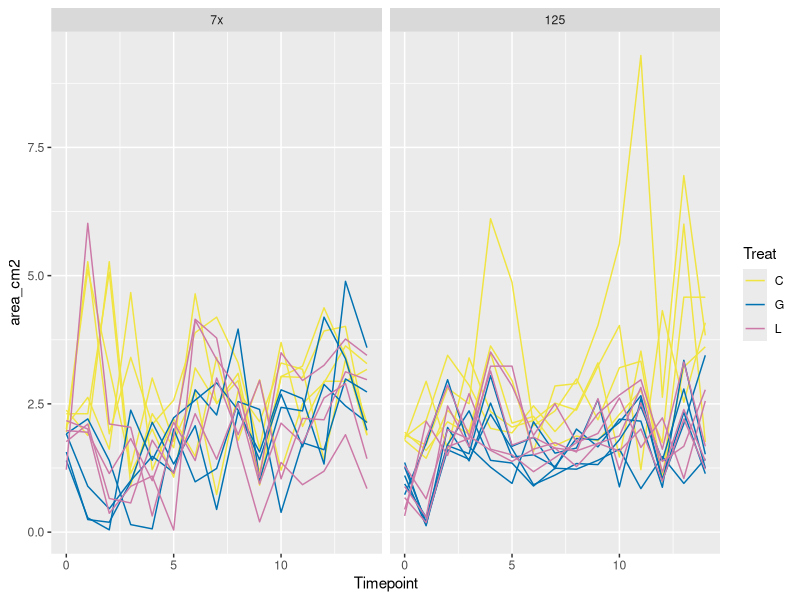
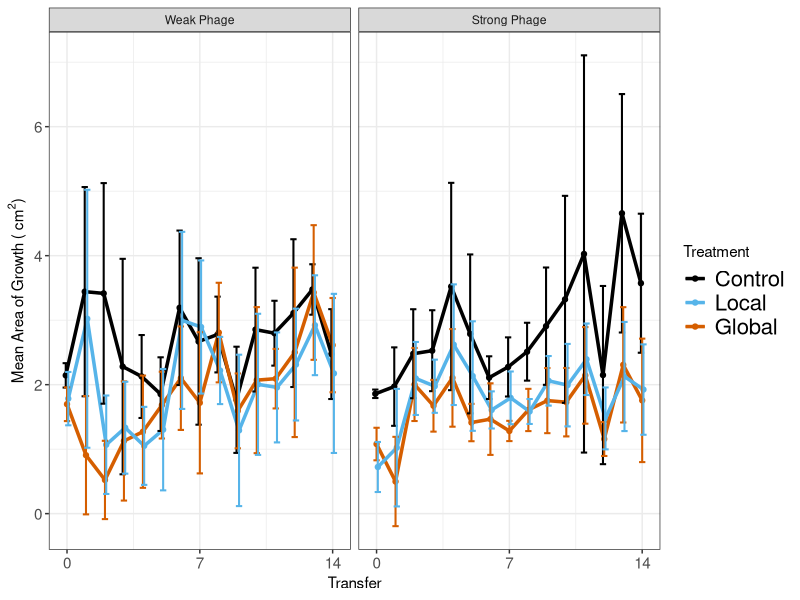
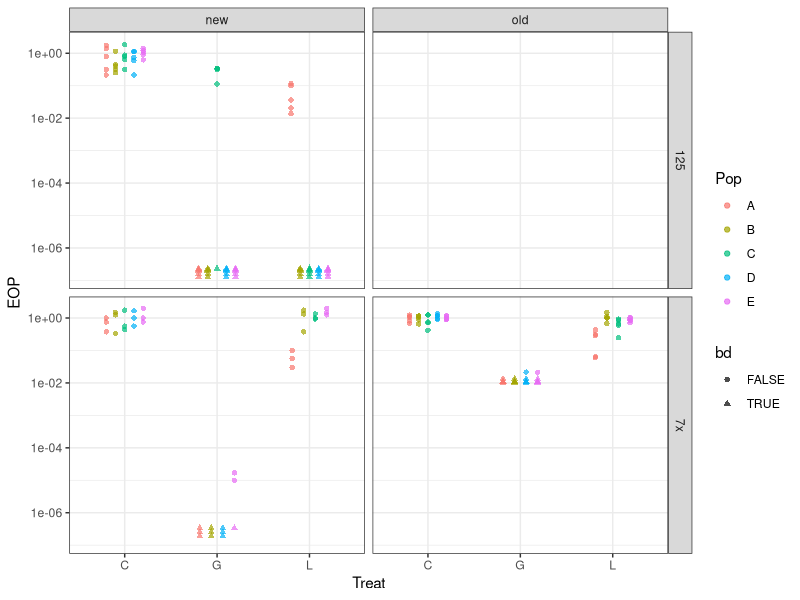
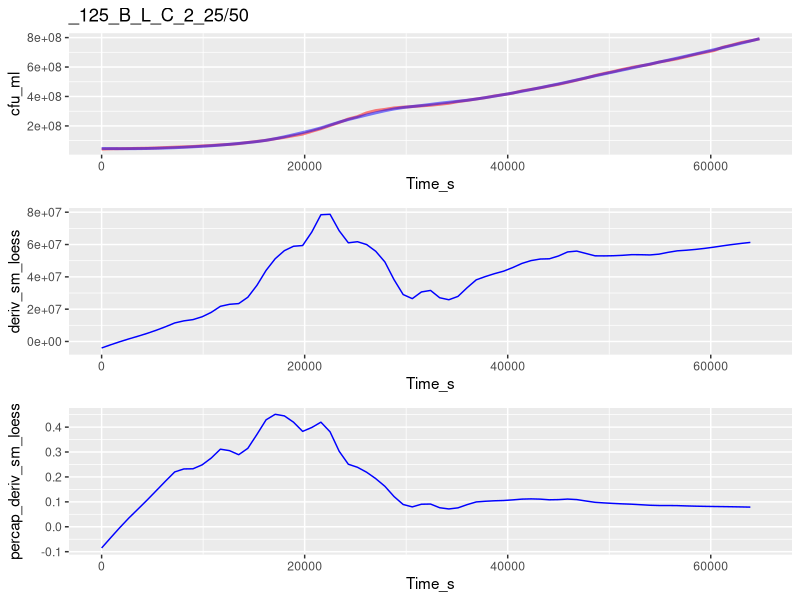
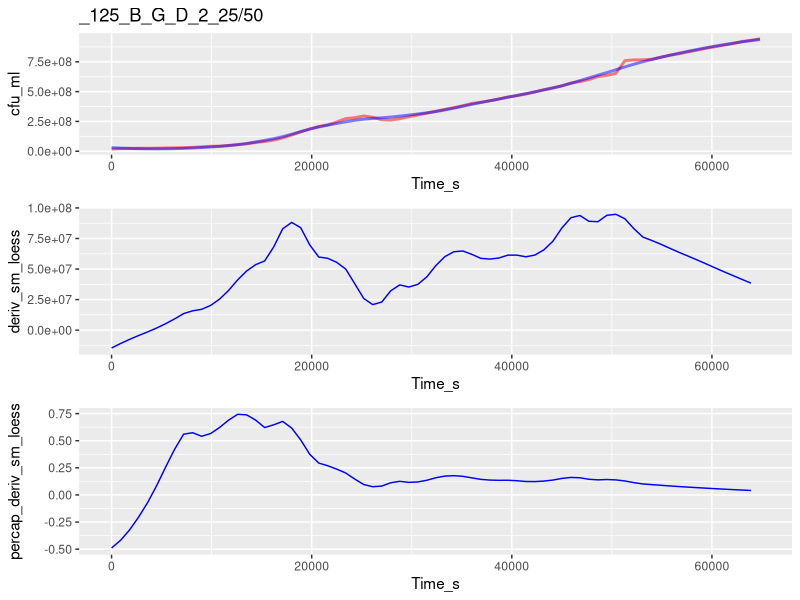
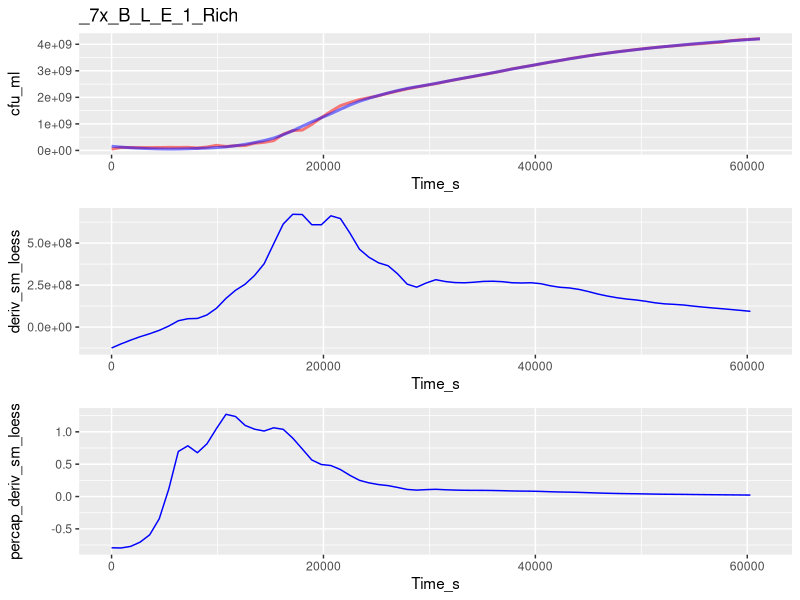
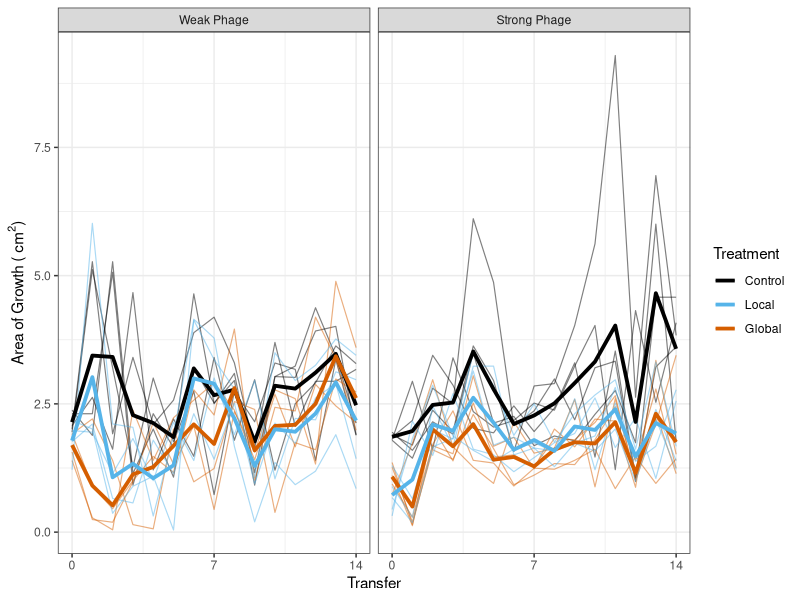
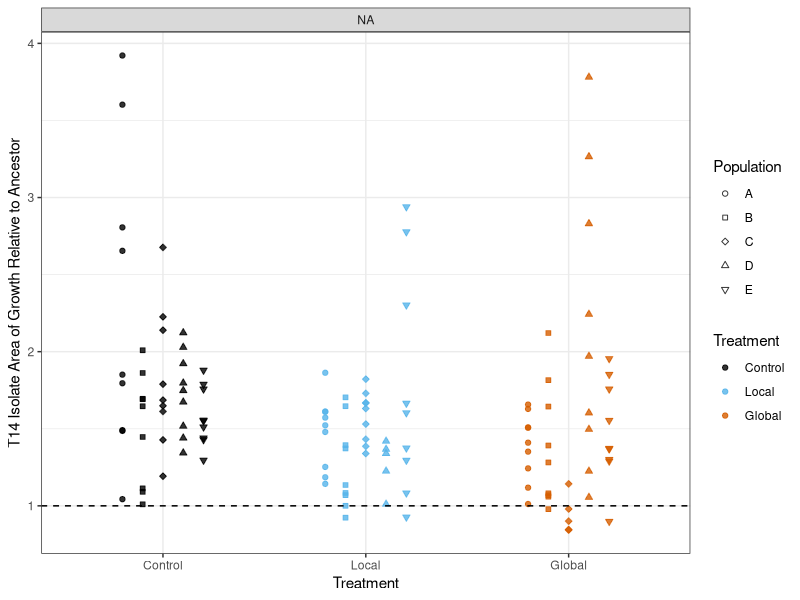

Reproduce these figures in R, in order. (Note: this script raises an error after producing the figures.)
##TODO: 
##      migration stats
##      growth curve analysis
##      growth curve stats
##      

library("ggplot2")
library("dplyr")
library("data.table")
library("MASS")

#Okabe and Ito 2008 colorblind-safe qualitative color scale
my_cols <- c("#E69F00", "#56B4E9", "#009E73", "#F0E442", "#0072B2",
             "#D55E00", "#CC79A7", "#000000")

#Need to split this into 2 scripts: one to take the messy data
# (e.g. isolate information in underscore formats, etc)
#and get it cleaned up, then output those clean data
#And another to take the clean data & analyze it
#Then put the messy data in one folder and the clean data in another folder
#Along with the separate scripts
#So when it's published, can just tell people to re-run the clean data script

#need to make Rep vs Pop consistent
#redo all analysis using dplyr
#redo analysis using vectorization
#include std curve for spec in this code (it may alread be there???)
#Do a scripted analysis of how much to smoothe gc data (not manually checking)
# #to be done later:
# #define function to get means of rates
# mean_rates <- function(sub_by_list, my_data)
# analyze additional plate scans
#change resistance to be by treat then by pop
#Change growth rate for ancestor to dotted line

##Experimental evolution migration ----
exper_evol_migr <- read.csv("./Clean_Data/Experimental_evolution_growth.csv")

#Reorder so weak phage is first
exper_evol_migr$Proj <- factor(exper_evol_migr$Proj,
                               levels = c("7x", "125"))

#Drop points after T14
exper_evol_migr <- exper_evol_migr[exper_evol_migr$Timepoint <= 14, ]

#Calculate total area
exper_evol_migr$area_cm2 <- pi*exper_evol_migr$Width_cm/2*exper_evol_migr$Height_cm/2

#Make plot with all pops shown
ggplot(data = exper_evol_migr,
       aes(x = Timepoint, y = area_cm2, group = paste(Treat, Pop),
           color = Treat)) +
  geom_line() +
  scale_color_manual(values = my_cols[c(4, 5, 7)]) +
  facet_grid(~Proj)

#Summarize
exper_evol_migr <- group_by(exper_evol_migr, Proj, Treat, Timepoint)
exper_evol_summ <- summarize(exper_evol_migr,
                             area_mean = mean(area_cm2),
                             area_sd = sd(area_cm2),
                             area_n = n())

#Make plot of summarized data
my_facet_labels <- c("7x" = "Weak Phage", "125" = "Strong Phage")

ggplot(data = exper_evol_summ, aes(x = Timepoint, y = area_mean,
                                   color = Treat)) +
  geom_point(position = position_dodge(0.2)) + 
  geom_line(size = 1.2, position = position_dodge(0.2)) +
  theme_bw() +
  theme(axis.text.y = element_text(size = 11), axis.text.x = element_text(size = 11),
        legend.text = element_text(size = 16)) +
  facet_grid(~Proj, labeller = labeller(Proj = my_facet_labels)) +
  geom_errorbar(aes(ymax = area_mean+area_sd, ymin = area_mean-area_sd),
                width=1, size = .7, position=position_dodge(0.2)) +
  labs(x = "Transfer", 
       y = expression(paste("Mean Area of Growth ( ", cm^2, ")"))) + 
  scale_color_manual(name = "Treatment", breaks = c("C", "L", "G"),
                  labels = c("Control", "Local", "Global"),
                  values = my_cols[c(8, 2, 6)]) +
  scale_x_continuous(breaks = c(0, 7, 14)) +
  NULL

#Make plot with both summarized and non-summarized data

tiff("./Output_figures/Exper_evol_migr.tiff",
     width = 7, height = 4, units = "in", res = 300)
ggplot(data = exper_evol_migr,
               aes(x = Timepoint, y = area_cm2, group = paste(Treat, Pop),
                   color = Treat)) +
         geom_line(alpha = 0.5, lwd = .4) +
         facet_grid(~Proj, labeller = labeller(Proj = my_facet_labels)) +
  theme_bw() +
  geom_line(data = exper_evol_summ,
            aes(x = Timepoint, y = area_mean, color = Treat,
                group = Treat),
            size = 1.3) +
  labs(x = "Transfer", 
       y = expression(paste("Area of Growth ( ", cm^2, ")"))) + 
  scale_color_manual(name = "Treatment", breaks = c("C", "L", "G"),
                     labels = c("Control", "Local", "Global"),
                     values = my_cols[c(8, 2, 6)]) +
  scale_x_continuous(breaks = c(0, 7, 14)) +
  NULL
dev.off()

##Isolate migration ----
isol_migration <- read.csv("./Clean_Data/Isolate_migration.csv")

#Reorder so weak phage is first
isol_migration$Proj <- factor(isol_migration$Proj,
                              levels = c("7x", "125"))

#Calculate total area
isol_migration$area_cm2 <- pi*isol_migration$Width_cm/2*isol_migration$Height_cm/2

#Calculate total area relative to same-day ancestor
ancestors <- isol_migration[isol_migration$Isol == "Anc", ]
isol_migration$relative_area <-
  isol_migration$area_cm2/ancestors$area_cm2[
    match(as.Date(isol_migration$end_timestamp),
          as.Date(ancestors$end_timestamp))]

#Plot data
my_facet_labels <- c("7x" = "Weak Phage", 
                     "125" = "Strong Phage",
                     "C" = "Control", "G" = "Global", "L" = "Local",
                     "A" = "WT")

tiff("./Output_figures/Isol_migration.tiff",
     width = 6, height = 4, units = "in", res = 300)
ggplot(isol_migration[isol_migration$Isol != "Anc", ], 
       aes(x = Treat, y = relative_area, color = Treat, fill = Treat,
           shape = Pop, group = Pop)) +
  geom_point(position = position_dodge(0.5), alpha = 0.8) +
  facet_grid(~Proj, labeller = labeller(Proj = my_facet_labels)) +
  theme_bw() + 
  labs(y = "T14 Isolate Area of Growth Relative to Ancestor",
       x = "Treatment") +
  geom_hline(yintercept = 1, lty = 2) +
  scale_x_discrete(limits = c("C", "L", "G"),
                   labels = c("Control", "Local", "Global")) +
  scale_color_manual(name = "Treatment", breaks = c("C", "L", "G"),
                     labels = c("Control", "Local", "Global"),
                     values = my_cols[c(8, 2, 6)]) +
  scale_fill_manual(name = "Treatment", breaks = c("C", "L", "G"),
                    labels = c("Control", "Local", "Global"),
                    values = my_cols[c(8, 2, 6)]) +
  scale_shape_manual(name = "Population", breaks = LETTERS[1:5],
                     labels = LETTERS[1:5],
                     values = 21:25) +
  NULL
dev.off()

## Isolate resistance ----
resis_data <- read.csv("./Clean_Data/Isolate_resistance.csv",
                       stringsAsFactors = F)

#calculate EOP for ea isol
resis_data$EOP <- NA
resis_data$bd <- F
#First Handle below-detection points
my_rows <- which(resis_data$PFU == 0)
resis_data$pfu_ml[my_rows] <- 1*resis_data$dilution[my_rows]
resis_data$bd[my_rows] <- T
#Then calculate all EOPs
for (i in 1:nrow(resis_data)) {
  my_sub <- subset(resis_data, resis_data$Date == resis_data$Date[i])
  resis_data$EOP[i] <- resis_data$pfu_ml[i]/
    mean(my_sub[my_sub$Treat == "Anc",]$pfu_ml)
}

#Add flag for old vs new approach
resis_data$approach <- NA
resis_data$approach[1:70] <- "old"
resis_data$approach[71:nrow(resis_data)] <- "new"

ggplot(resis_data[resis_data$Treat != "Anc", ], 
       aes(x = Treat, y = EOP, color = Pop,
           shape = bd, group = Pop)) +
  facet_grid(Proj~approach) +
  geom_point(position = position_dodge(width = 0.5),
             alpha = 0.7) +
  scale_y_continuous(trans = "log10") +
  theme_bw()

eop_limit <- max(resis_data$EOP[resis_data$bd &
                                  resis_data$approach == "new"])

tiff("./Output_figures/Isol_resis.tiff", width = 6, height = 4,
     units = "in", res = 300)
ggplot(resis_data[resis_data$Treat != "Anc" &
                    resis_data$approach == "new", ],
       aes(x = Treat, y = EOP, color = Treat, fill = Treat,
           shape = Pop, group = Pop)) +
  facet_grid(~Proj, labeller = labeller(Proj = my_facet_labels)) +
  geom_point(position = position_dodge(width = 0.6),
             alpha = 0.8) +
  scale_y_continuous(trans = "log10") +
  theme_bw() +
  geom_hline(yintercept = 1, lty = 2) +
  geom_hline(yintercept = eop_limit, lty = 3, lwd = 1.15) +
  scale_x_discrete(limits = c("C", "L", "G"),
                   labels = c("Control", "Local", "Global")) +
  scale_color_manual(name = "Treatment", breaks = c("C", "L", "G"),
                     labels = c("Control", "Local", "Global"),
                     values = my_cols[c(8, 2, 6)]) +
  scale_fill_manual(name = "Treatment", breaks = c("C", "L", "G"),
                     labels = c("Control", "Local", "Global"),
                     values = my_cols[c(8, 2, 6)]) +
  scale_shape_manual(name = "Population", breaks = LETTERS[1:5],
                     labels = LETTERS[1:5],
                     values = 21:25) +
  labs(x = "Treatment", y = "Efficiency of Plaquing of T14 Isolate") +
  NULL
dev.off()

# #For local viewing
# ggplot(resis_data[resis_data$Treat != "A", ], aes(x = Treat, y = 1-EOP)) +
#   scale_x_discrete(name = "Treatment") +
#   ylab("Resistance to Phage") +
#   facet_grid(Proj~Pop, labeller = labeller(Proj = my_facet_labels)) +
#   geom_dotplot(binaxis = "y", stackdir = "center", binwidth = 0.01, 
#                dotsize = 3) +
#   # geom_jitter(width = 0.2, height = 0, size = 2) +
#   theme_bw() + ggtitle("Population") +
#   theme(plot.title = element_text(size = 12, hjust = 0.5), 
#         axis.title = element_text(size = 12),
#         axis.text.x = element_text(color = "black", size = 12)) +
#   geom_hline(yintercept = 0, linetype = "dotted", size = 1.5)
# 
# #For poster
# png("resis_isols.png", width = 14, height = 9, units = "in", res = 300)
# ggplot(resis_data[resis_data$Treat != "A", ], aes(x = Treat, y = 1-EOP)) +
#   scale_x_discrete(name = "Treatment") +
#   ylab("Resistance to Phage") +
#   facet_grid(Proj~Pop, labeller = labeller(Proj = my_facet_labels)) +
#   geom_dotplot(binaxis = "y", stackdir = "center", binwidth = 0.02, 
#                dotsize = 2) +
#   theme_bw() + ggtitle("Population") +
#   theme(plot.title = element_text(size = 24, hjust = 0.5), 
#         axis.title = element_text(size = 24),
#         axis.text = element_text(color = "black", size = 20),
#         strip.text = element_text(size = 24)) +
#   geom_hline(yintercept = 0, linetype = "dotted", size = 1.5)
# dev.off()
# 
# #resistance vs growth
# gc_resis_data <- merge(resis_data, gc_mppti)
# gc_resis_mppt <- group_by(gc_resis_data, Media, Proj, Pop, Treat)
# gc_resis_mppt <- summarize(gc_resis_mppt, avg_eop = mean(EOP),
#                            avg_gr = mean(gr_max_avg))
# 
# #Make plot of all isolates
# ggplot(gc_resis_data, aes(x = 1-EOP, y = gr_max_avg)) +
#   geom_point() + 
#   facet_grid(Media~., labeller = labeller(Media = my_facet_labels)) +
#   geom_smooth(method = "lm") +
#   labs(x = "Resistance", y = "Per Capita Growth Rate (/hour)")
# 
# summary(lm(gr_max_avg~Media*EOP, data = gc_resis_data))
# 
# #Make plot of all pops
# #For local viewing
# ggplot(gc_resis_mppt, aes(x = 1-avg_eop, y = avg_gr)) +
#   geom_point(size = 2, aes(pch = Treat)) + 
#   scale_shape_manual(values = c(3, 15, 16, 17), name = "Treatment",
#                      breaks = c("A", "C", "G", "L"),
#                      labels = c("WT", "Control", "Global", "Local")) +
#   facet_grid(Media~Proj, labeller = labeller(Media = my_facet_labels,
#                                              Proj = my_facet_labels)) +
#   geom_smooth(method = "lm") +
#   labs(x = "Resistance", y = "Average Per Capita Growth Rate (/hour)") +
#   theme_bw()
# 
# #For poster
# png("resis_gc_tradeoff.png", width = 10, height = 7, units = "in",
#     res = 300)
# ggplot(gc_resis_mppt, aes(x = 1-avg_eop, y = avg_gr)) +
#   geom_point(size = 4, aes(pch = Treat)) + 
#   scale_shape_manual(values = c(3, 15, 16, 17), name = "Treatment",
#                      breaks = c("A", "C", "G", "L"),
#                      labels = c("WT", "Control", "Global", "Local")) +
#   facet_grid(Proj~Media, labeller = labeller(Media = my_facet_labels,
#                                              Proj = my_facet_labels)) +
#   geom_smooth(method = "lm", se = F) +
#   labs(x = "Resistance", y = "Average Maximum Per Capita Growth Rate (/hr)") +
#   theme_bw() +
#   theme(axis.text = element_text(size = 16),
#         strip.text = element_text(size = 20),
#         axis.title = element_text(size = 20),
#         legend.title = element_text(size = 20),
#         legend.text = element_text(size = 16))
# dev.off()
# 
# summary(lm(avg_gr~avg_eop*Media, data = gc_resis_mppt))
# 


##Isolate growth curves: read & find peaks ----

#Read data
gc_data <- read.csv("./Clean_Data/Isolate_growth_curves.csv",
                    header = T, stringsAsFactors = F)

#For ease of downstream analysis, for now we'll recode the media
# into simply "Original" and "Rich"
# Keeping in mind that for each project, "Orig" and "Rich" mean different
# medias
gc_data$Media[gc_data$Media == "50"] <- "Orig"
gc_data$Media[gc_data$Media == "100"] <- "Rich"
gc_data$Media[gc_data$Media == "25-50"] <- "Orig"
gc_data$Media[gc_data$Media == "50-100"] <- "Rich"

#Make unique well identifiers
gc_data$uniq_well <- paste(gc_data$Date,
                           gc_data$Proj,
                           gc_data$Pop,
                           gc_data$Treat,
                           gc_data$Isol,
                           gc_data$Rep_Well,
                           gc_data$Media,
                           sep = "_")

#reorder
gc_data <- gc_data[order(gc_data$uniq_well, gc_data$Time_s), ]

#Define function that calculates derivatives
calc_deriv <- function(density, percapita = FALSE,
                          subset_by = NULL, time = NULL,
                          time_normalize = NULL) {
  #Note! density values must be sorted sequentially into their unique sets already
  
  #Provided a vector of density values, this function returns (by default) the
  # difference between sequential values
  #if percapita = TRUE, the differences of density are divided by density
  #if subset_by is provided, it should be a vector (same length as density),
  # the unique values of which will separate calculations
  #if time_normalize is specified, time should be provided as a simple 
  # numeric (e.g. number of seconds) in some unit
  #Then the difference will be normalized for the time_normalize value
  #(e.g. if time is provided in seconds and the difference per hour is wanted,
  # time_normalize should = 3600)
  
  #Check inputs
  if (!is.numeric(time)) {
    stop("time is not numeric")
  }
  if (!is.null(time_normalize)) {
    if (!is.numeric(time_normalize)) {
      stop("time_normalize is not numeric")
    } else if (is.null(time)) {
      stop("time_normalize is specified, but time is not provided")
    }
  }
  
  #Calc derivative
  ans <- c(density[2:length(density)]-density[1:(length(density)-1)])
  #Percapita (if specified)
  if (percapita) {
    ans <- ans/density[1:(length(density)-1)]
  }
  #Time normalize (if specified)
  if (!is.null(time_normalize)) {
    ans <- ans/
      (c(time[2:length(time)]-time[1:(length(time)-1)])/time_normalize)
  }
  #Subset by (if specified)
  if (!is.null(subset_by)) {
    ans[subset_by[2:length(subset_by)] != subset_by[1:(length(subset_by)-1)]] <- NA
  }
  return(c(ans, NA))
}

#Smooth data
gc_data$sm_loess <- NA
for (my_well in unique(gc_data$uniq_well)) {
  my_rows <- which(gc_data$uniq_well == my_well)
  #Smooth with loess
  gc_data$sm_loess[my_rows] <- loess(cfu_ml ~ Time_s, span = 0.4,
                                             data = gc_data[my_rows, ])$fitted
}

#Calculate growth per hour from loess curve
gc_data$deriv_sm_loess <- calc_deriv(gc_data$sm_loess,
                                     subset_by = gc_data$uniq_well,
                                     time = gc_data$Time_s,
                                     time_normalize = 3600)

#Calculate per capita growth per hour from loess curve
gc_data$percap_deriv_sm_loess <- calc_deriv(gc_data$sm_loess,
                                            percapita = TRUE,
                                            subset_by = gc_data$uniq_well,
                                            time = gc_data$Time_s,
                                            time_normalize = 3600)
  

#Calculate per capita growth per hour from original curve
# (for visual comparison)
# gc_data$percap_deriv_cfu <- calc_deriv(gc_data$cfu_ml,
#                                        percapita = TRUE,
#                                        subset_by = gc_data$uniq_well,
#                                        time = gc_data$Time_s,
#                                        time_normalize = 3600)

#View samples of original & smoothed curves
# as well as derivatives (per cap & not) of both orig and smoothed curves
for (my_well in sample(unique(gc_data$uniq_well), 3)) {
  my_rows <- which(gc_data$uniq_well == my_well)
  
  print(cowplot::plot_grid(
    ggplot(data = gc_data[my_rows, ],
           aes(x = Time_s, y = cfu_ml)) +
      geom_line(color = "red", lwd = 1, alpha = 0.5) +
      geom_line(aes(x = Time_s, y = sm_loess),
                color = "blue", lwd = 1, alpha = 0.5) +
      ggtitle(gc_data[my_rows[1], "uniq_well"]) +
      #geom_hline(yintercept = 383404890) +
      NULL,
    ggplot(data = gc_data[my_rows, ],
           aes(x = Time_s, y = deriv_sm_loess)) +
      geom_line(color = "blue") +
      NULL,
    ggplot(data = gc_data[my_rows, ],
           aes(x = Time_s, y = percap_deriv_sm_loess)) +
      geom_line(color = "blue") +
      # geom_line(aes(x = Time_s, y = percap_deriv_cfu),
      #           color = "red") +
      NULL,
    ncol = 1, align = "v"))
}

find_local_extrema <- function(values, 
                               return_maxima = TRUE,
                               return_minima = TRUE,
                               width_limit = NULL,
                               height_limit = NULL,
                               remove_endpoints = TRUE,
                               na.rm = FALSE) {
  #Takes a vector of values and returns a vector of the indices
  # of all local value extrema (by default, returns both maxima and minima)
  # To only return maxima or minima, change return_maxima/return_minima to FALSE

  #width_limit and/or height_limit must be provided
  #Width is how wide the window will be to look for a maxima/minima
  # Narrower width will be more sensitive to narrow local maxima/minima
  # Wider width will be less sensitive to narrow local maxima/minima
  #Height is how high or low a single step is allowed to take
  # e.g. a maxima-finding function will not pass a valley deeper
  # than height_limit
  #Note that this also limits approaches to extrema, so if set too small
  # function may converge on non-peaks
  #If both width_limit and height_limit are provided, steps are limited
  # conservatively (a single step must meet both criteria)
  
  #This function is designed to be compatible with dplyr::group_by and summarize
  
  #Check inputs
  if (!return_maxima & !return_minima) {
    stop("Both return_maxima and return_minima are FALSE, at least one must be TRUE")
  }
  if (is.null(width_limit) & is.null(height_limit)) {
    stop("Either width_limit or height_limit must be provided")
  }
  if (!is.null(width_limit)) {
    if (width_limit%%2 == 0) {
      warning("width_limit must be odd, will use ", width_limit-1, " as width_limit")
      width_limit <- width_limit - 1
    }
  }
  if (is.null(width_limit) & !is.null(height_limit)) {
    warning("height_limit alone tends to be sensitive to height_limit parameter, use with caution")
  }
  if (na.rm == TRUE & sum(is.na(values)) > 0) {
    if (!all(is.na(values[(1+length(values)-sum(is.na(values))):length(values)]))) {
      warning("Removing NAs found within values vector, returned indices will refer to non-NA values")
      print(values)
    }
    values <- values[!is.na(values)]
  } else if(any(is.na(values))) {
    stop("Some provided values are NA and na.rm = FALSE")
  }
  
  #Define sub-function to find limits of the window
  get_window_limits <- function(cnt_pos,
                                width_limit = NULL,
                                height_limit = NULL,
                                looking_for = c("minima", "maxima"),
                                values = NULL) {
    #Check inputs
    if (length(looking_for) > 1) {stop("looking_for must be specified")}
    if (!is.null(height_limit) & is.null(values)) {
        stop("height_limit is specified, but no values are provided")
    }
    if (is.null(width_limit) & is.null(height_limit)) {
      stop("Either width_limit or height_limit must be provided")
    }
    
    #Define window limits
    window_start <- c(NA, NA)
    if (!is.null(width_limit)) { #using width limit
      window_start[1] <- max(c(1, cnt_pos-floor(width_limit/2)))
    }
    if (!is.null(height_limit)) { #using height limig
      #For startpoint height, we want the latest point that is
      #behind of our current point and
      #either:
      # below current height - height limit
      # or above current height + height limit
      #Then we move one place forward 
      # (so it's the last value w/in height limit)
        window_start[2] <- max(c(1,
                                 1+which(1:length(values) < cnt_pos &
                                         (values >= (values[cnt_pos] + height_limit) |
                                            values <= (values[cnt_pos] - height_limit)))))
        #Make sure we're going at least 1 point backwards
        if(window_start[2] >= cnt_pos) {window_start[2] <- cnt_pos-1}
    }
    window_end <- c(NA, NA)
    if (!is.null(width_limit)) { #using width limit
      window_end[1] <- min(c(length(values), cnt_pos+floor(width_limit/2)))
    }
    if (!is.null(height_limit)) { #using height limit
        #For endpoint height, we want the earliest point that is
        #forward of our current point and
        #either:
        # below current height - height limit
        # or above current height + height limit
        #Then we move one place back 
        # (so it's the last value w/in height limit)
        window_end[2] <- min(c(length(values),
                               -1+which(1:length(values) > cnt_pos & #not backwards
                                    (values <= (values[cnt_pos] - height_limit) |
                                      values >= (values[cnt_pos] + height_limit)))))
        #Make sure we're going at least one point forwards
        if (window_end[2] <= cnt_pos) {window_end[2] <- cnt_pos+1}
    }
    return(c(max(window_start, na.rm = T), min(window_end, na.rm = T)))
  }
  
  find_next_extrema <- function(cnt_pos, values,
                        width_limit = NULL,
                        height_limit = NULL,
                        looking_for = c("minima", "maxima")) {
    if (cnt_pos == length(values)) {best_pos <- cnt_pos-1
    } else {best_pos <- cnt_pos+1}
    
    #Save the starting position so we never go backwards
    start_pos <- cnt_pos
    
    ##Looking for next maxima
    if(looking_for == "maxima") {
      while (cnt_pos != best_pos) {
        #Move the previous best pointer to current pointer location
        best_pos <- cnt_pos
        #Get next window limits
        window_lims <- get_window_limits(cnt_pos = cnt_pos,
                                         width_limit = width_limit,
                                         height_limit = height_limit,
                                         looking_for = "maxima",
                                         values = values)
        #Make sure we're not going backwards
        window_lims <- c(max(start_pos, window_lims[1]),
                         max(start_pos, window_lims[2]))
        #Then move current pointer to highest point within window
        # (making sure not to check non-integer indices, or indices below 1 or
        #  higher than the length of the vector)
        cnt_pos <- window_lims[1]-1+which.max(values[window_lims[1]:window_lims[2]])
      }
    ##Looking for next minima
    } else if (looking_for == "minima") {
      while (cnt_pos != best_pos) {
        #Move the previous best pointer to current pointer location
        best_pos <- cnt_pos
        #Get next window limits
        window_lims <- get_window_limits(cnt_pos = cnt_pos,
                                         width_limit = width_limit,
                                         height_limit = height_limit,
                                         looking_for = "minima",
                                         values = values)
        #Make sure we're not going backwards
        window_lims <- c(max(start_pos, window_lims[1]),
                         max(start_pos, window_lims[2]))
        #Then move current pointer to lowest point within window
        # (making sure not to check non-integer indices, or indices below 1 or
        #  higher than the length of the vector)
        cnt_pos <- window_lims[1]-1+which.min(values[window_lims[1]:window_lims[2]])
      }
    }
    return(best_pos)
  }
  
  cnt_pos <- 1
  ##Find first maxima
  maxima_list <- c(find_next_extrema(cnt_pos, values,
                                     width_limit = width_limit,
                                     height_limit = height_limit,
                                     looking_for = "maxima"))
  ##Find first minima
  minima_list <- c(find_next_extrema(cnt_pos, values,
                                     width_limit = width_limit,
                                     height_limit = height_limit,
                                     looking_for = "minima"))
  
  ##Check for next extrema until...
  while (TRUE) {
    #we're finding repeats
    if (any(duplicated(c(minima_list, maxima_list)))) {break}
    #or we hit the end of the values
    if (length(values) %in% c(maxima_list, minima_list)) {
      break
    }
    #Since maxima & minima must alternate, always start with furthest one 
    # we've found so far
    cnt_pos <- max(c(minima_list, maxima_list))
    #we're looking for a maxima next
    if (cnt_pos %in% minima_list) {
      maxima_list <- c(maxima_list,
                       find_next_extrema(cnt_pos, values,
                                         width_limit = width_limit,
                                         height_limit = height_limit,
                                         looking_for = "maxima"))
      #we're looking for a minima next
    } else if (cnt_pos %in% maxima_list) {
      minima_list <- c(minima_list,
                       find_next_extrema(cnt_pos, values,
                                         width_limit = width_limit,
                                         height_limit = height_limit,
                                         looking_for = "minima"))
    }
  }
  
  #Combine maxima & minima values & remove duplicates
  output <- c()
  if (return_maxima) {output <- c(output, maxima_list)}
  if (return_minima) {output <- c(output, minima_list)}
  #If remove endpoints is true, remove first or last values from return
  if (remove_endpoints) {
    if (1 %in% output) {output <- output[-which(output == 1)]}
    if (length(values) %in% output) {
      output <- output[-which(output == length(values))]}
  }
  #Remove duplicates
  output <- unique(output)
  #Order
  output <- output[order(output)]
  
  return(output)
}

#Group data by unique wells
gc_data <- group_by(gc_data, Date, Proj, Pop, Treat, Isol, Rep_Well, Media,
                    uniq_well)

# at max percap growth rate, find:
#     per capita growth rate (r)
#     density
#     time since some low density (lag time)
# at first local minima of non-percap growth rate after max growth rate 
#   (pseudo carrying capacity)
#   at pseudo K, find:
#     density (carrying capacity)
#     time since max percap growth rate
#     time since low density

#Define the window widths (sensitivity) for local extrema search
first_min_time <- 7200
max_percap_time <- 21600
max_gr_rate_time <- 10800
pseudo_K_time <- 7200

#Summarize data
gc_summarized <- summarize(gc_data,
  #Find the first minima in total density
   first_min_index = find_local_extrema(sm_loess,
                                        return_maxima = FALSE,
                                        width_limit = (first_min_time/
                                                         (Time_s[2]-Time_s[1])) + 1,
                                        na.rm = T,
                                        remove_endpoints = FALSE)[1],
   first_min = sm_loess[first_min_index],
   first_min_time = Time_s[first_min_index],
  #find peaks in per capita growth rate
  # but for one well we need a different criteria (see end)
  max_percap_index = ifelse(all(uniq_well != "2017-E_7x_B_C_E_1_50"),
    #first find all peaks
   find_local_extrema(percap_deriv_sm_loess,
                                        return_minima = FALSE,
                                        width_limit = (max_percap_time/
                                                         (Time_s[2]-Time_s[1])) + 1,
                                        na.rm = T,
                                        remove_endpoints = F)[
     #But save/use the first one that follows the minimum density
     match(TRUE, find_local_extrema(percap_deriv_sm_loess,
                                    return_minima = FALSE,
                                    width_limit = (max_percap_time/
                                                     (Time_s[2]-Time_s[1])) + 1,
                                    na.rm = T,
                                    remove_endpoints = F) >= first_min_index)],
   #if we're in that one well, use the second peak
  find_local_extrema(percap_deriv_sm_loess,
                                        return_minima = FALSE,
                                        width_limit = (max_percap_time/
                                                         (Time_s[2]-Time_s[1])) + 1,
                                        na.rm = T,
                                        remove_endpoints = F)[2]),
  max_percap_gr_rate = percap_deriv_sm_loess[max_percap_index],
  max_percap_gr_time = Time_s[max_percap_index],
  max_percap_gr_dens = sm_loess[max_percap_index],
  max_percap_gr_timesincemin = max_percap_gr_time - first_min_time,
  #find the first peak in total growth rate (slope of total density)
  max_grow_rate_index = find_local_extrema(deriv_sm_loess,
                                           return_minima = FALSE,
                                           width_limit = (max_gr_rate_time/
                                                            (Time_s[2]-Time_s[1])) + 1,
                                           na.rm = T,
                                           remove_endpoints = F)[1],
  #find the local minimas in total grow rate (slope of total density)
  # (which is the point when the diauxic shift occurs
  # but for one well we need a different criteria (see end)
  pseudo_K_index = ifelse(all(uniq_well != "2017-E_7x_B_C_E_1_50"),
    find_local_extrema(deriv_sm_loess,
                                      return_maxima = FALSE,
                                      width_limit = (pseudo_K_time/
                                                       (Time_s[2]-Time_s[1])) + 1,
                                      na.rm = T,
                       remove_endpoints = F)[
      #use the first one that follows the first peak in total gr rate
      # (note endpoints will be included, so when no local minima exists
      # the endpoint will simply be used
    match(TRUE, find_local_extrema(deriv_sm_loess,
                                      return_maxima = FALSE,
                                      width_limit = (pseudo_K_time/
                                                       (Time_s[2]-Time_s[1])) + 1,
                                      na.rm = T,
                                   remove_endpoints = F) > max_grow_rate_index)],
    #if we're in that one well, use the third minima
    find_local_extrema(deriv_sm_loess,
                       return_maxima = FALSE,
                       width_limit = (pseudo_K_time/
                                        (Time_s[2]-Time_s[1])) + 1,
                       na.rm = T,
                       remove_endpoints = F)[3]),
  pseudo_K = sm_loess[pseudo_K_index],
  pseudo_K_time = Time_s[pseudo_K_index],
  pseudo_K_deriv = deriv_sm_loess[pseudo_K_index],
  pseudo_K_timesincemin = pseudo_K_time - first_min_time,
  pseudo_K_timesince_maxpercap = pseudo_K_time - max_percap_gr_time
)

#Change to data frame for cleanliness
gc_summarized <- as.data.frame(gc_summarized)

#Make output plots for problematic wells
if (F) {
  wells_check <- c("2017-B_7x_C_L_B_1_50", #isn't working
                   "2017-A_7x_Anc_Anc_Anc_1_50",
                   "2017-A_7x_B_L_A_1_100",
                   "2017-B_7x_C_L_B_1_50",
                   "2017-C_7x_B_C_C_1_100",
                   "2017-C_7x_B_C_C_2_100",
                   "2017-C_7x_C_C_C_1_50",
                   "2017-C_7x_C_L_C_2_100",
                   "2017-C_7x_D_G_C_1_50",
                   "2017-C_7x_D_G_C_1_100",
                   "2017-C_7x_D_G_C_2_50",
                   "2017-C_7x_D_G_C_2_100",
                   "2017-C_7x_E_G_C_1_100",
                   "2017-C_7x_E_G_C_2_100",
                   "2017-E_7x_B_C_E_1_50",
                   "2017-E_7x_C_C_E_1_100",
                   "2017-E_7x_C_C_E_2_100",
                   "2019-09-10_125_B_C_A_1_25-50",
                   "2019-09-10_125_B_C_A_2_25-50",
                   "2019-09-10_125_B_G_A_1_25-50",
                   "2019-09-12_125_B_C_D_1_25-50",
                   "2019-09-12_125_B_C_D_2_25-50",
                   "2019-09-12_125_B_G_D_1_25-50",
                   "2019-09-12_125_D_L_D_1_50-100",
                   "2019-09-12_125_D_L_D_2_50-100",
                   "2019-09-13_125_B_C_E_1_50-100",
                   "2019-09-13_125_B_C_E_2_25-50",
                   "2019-09-13_125_C_C_E_1_50-100",
                   "2019-09-13_125_D_L_E_1_50-100"
  )
  for (my_well in wells_check) {
    tiff(filename = paste("./Challenging_growth_curve_plots/", my_well, ".tiff", sep = ""),
         width = 5, height = 10, units = "in", res = 300)
    my_rows <- which(gc_data$uniq_well == my_well)
    print(cowplot::plot_grid(
      ggplot(data = gc_data[my_rows, ],
             aes(x = Time_s, y = cfu_ml)) +
        geom_line(color = "red", lwd = 1, alpha = 0.5) +
        geom_line(aes(x = Time_s, y = sm_loess),
                  color = "blue", lwd = 1, alpha = 0.5) +
        ggtitle(gc_data[my_rows[1], "uniq_well"]) +
        #Add point for first minima
        geom_point(data = gc_summarized[gc_summarized$uniq_well == my_well, ],
                   aes(x = first_min_time, y = first_min),
                   color = "green", size = 3) +
        NULL,
      ggplot(data = gc_data[my_rows, ],
             aes(x = Time_s, y = deriv_sm_loess)) +
        geom_line(color = "blue") +
        #Add point for pseudo K
        geom_point(data = gc_summarized[gc_summarized$uniq_well == my_well, ],
                   aes(x = pseudo_K_time, y = pseudo_K_deriv),
                   color = "green", size = 3) +
        #Add point for pseudo K2
        # geom_point(data = gc_summarized[gc_summarized$uniq_well == my_well, ],
        #            aes(x = pseudo_K_time2, y = pseudo_K_deriv2),
        #            color = "dark green", size = 2) +
        NULL,
      ggplot(data = gc_data[my_rows, ],
             aes(x = Time_s, y = percap_deriv_sm_loess)) +
        geom_line(color = "blue") +
        #Add point for max growth rate
        geom_point(data = gc_summarized[gc_summarized$uniq_well == my_well, ],
                   aes(x = max_percap_gr_time, y = max_percap_gr_rate),
                   color = "green", size = 3) +
        NULL,
      ncol = 1, align = "v"))
    dev.off()
  }
}

#Make output plots for all wells
if (FALSE) {
  for (my_well in unique(gc_data$uniq_well)) {
    tiff(filename = paste("./Growth_curve_plots/", my_well, ".tiff", sep = ""),
         width = 5, height = 10, units = "in", res = 300)
    my_rows <- which(gc_data$uniq_well == my_well)
    print(cowplot::plot_grid(
      ggplot(data = gc_data[my_rows, ],
             aes(x = Time_s, y = cfu_ml)) +
        geom_line(color = "red", lwd = 1, alpha = 0.5) +
        geom_line(aes(x = Time_s, y = sm_loess),
                  color = "blue", lwd = 1, alpha = 0.5) +
        ggtitle(gc_data[my_rows[1], "uniq_well"]) +
        #Add point for first minima
        geom_point(data = gc_summarized[gc_summarized$uniq_well == my_well, ],
                   aes(x = first_min_time, y = first_min),
                   color = "green", size = 3) +
        NULL,
      ggplot(data = gc_data[my_rows, ],
             aes(x = Time_s, y = deriv_sm_loess)) +
        geom_line(color = "blue") +
        #Add point for pseudo K
        geom_point(data = gc_summarized[gc_summarized$uniq_well == my_well, ],
                   aes(x = pseudo_K_time, y = pseudo_K_deriv),
                   color = "green", size = 3) +
        NULL,
      ggplot(data = gc_data[my_rows, ],
             aes(x = Time_s, y = percap_deriv_sm_loess)) +
        geom_line(color = "blue") +
        #Add point for max growth rate
        geom_point(data = gc_summarized[gc_summarized$uniq_well == my_well, ],
                   aes(x = max_percap_gr_time, y = max_percap_gr_rate),
                   color = "green", size = 3) +
        NULL,
      ncol = 1, align = "v"))
    dev.off()
  }
}

#Isolate growth curves: summarize & reorganize, view variable data & distributions ----

#Summarize replicate wells
gc_summarized <- group_by(gc_summarized, Date, Proj, Pop, Treat,
                          Isol, Media)
gc_sum_isols <- summarize_at(gc_summarized,
                            .funs = c(avg = mean, sd = sd),
                            .vars = c(
                              "first_min",
                              "max_percap_gr_rate",
                              "max_percap_gr_dens",
                              "max_percap_gr_timesincemin",
                              "pseudo_K",
                              "pseudo_K_timesincemin"))
gc_sum_isols <- as.data.frame(gc_sum_isols)

#Take a look at the standard deviations between replicate wells
# Just raw sd vals (w/ red line for mean avg value)
if (F) {
  for (var in c("first_min_", "first_min_time_", 
                "max_percap_gr_rate_", "max_percap_gr_time_", 
                "max_percap_gr_dens_", 
                "max_percap_gr_timesincemin_",
                "pseudo_K_", "pseudo_K_time_", 
                "pseudo_K_timesincemin_", 
                "pseudo_K_timesince_maxpercap_")) {
    my_sd <- gc_sum_isols[, paste(var, "sd", sep = "")]
    my_avg <- mean(gc_sum_isols[, paste(var, "avg", sep = "")])
    hist(my_sd, main = var, 
         xlim = c(min(my_sd, my_avg, na.rm = T), max(my_sd, my_avg, na.rm = T)))
    abline(v = my_avg, col = "red", lwd = 2)
  }
}
# Sd vals divided by matching avg value (so 1 is the reference)
if (F) {
  for (var in c("first_min_", "first_min_time_", 
                "max_percap_gr_rate_", "max_percap_gr_time_", 
                "max_percap_gr_dens_", 
                "max_percap_gr_timesincemin_",
                "pseudo_K_", "pseudo_K_time_", 
                "pseudo_K_timesincemin_", 
                "pseudo_K_timesince_maxpercap_")) {
    my_sd <- gc_sum_isols[, paste(var, "sd", sep = "")]
    my_avg <- gc_sum_isols[, paste(var, "avg", sep = "")]
    hist(my_sd/my_avg, main = var, xlim = c(0, max(my_sd/my_avg, 1, na.rm = T)))
    abline(v = 1, col = "red", lwd = 2)
  }
}

#Generally, sd's between reps are small relative to the values themselves

#View all the isols by variable
if (F) {
  for (var_root in c("first_min_", 
                     "first_min_time_", 
                     "max_percap_gr_rate_", 
                     "max_percap_gr_time_", 
                     "max_percap_gr_dens_", 
                     "max_percap_gr_timesincemin_",
                     "pseudo_K_", 
                     "pseudo_K_time_", 
                     "pseudo_K_timesincemin_", 
                     "pseudo_K_timesince_maxpercap_")) {
    var <- paste(var_root, "avg", sep = "")
    var_sd <- paste(var_root, "sd", sep = "")
    print(ggplot(data = gc_sum_isols,
                 aes(x = Treat, y = get(var), group = Pop)) +
            geom_point(position = position_dodge(0.6)) +
            facet_grid(Proj ~ Media, scales = "free_y") +
            ggtitle(var) +
            geom_errorbar(aes(x = Treat, ymin = get(var)-get(var_sd),
                          ymax = get(var)+get(var_sd)),
                          position = position_dodge(0.6),
                          width = 0.2)
    )
  }
}

#First min - no pattern
#First min time - 125 Ctrl is lower, 7x G is lower in Orig
#percap rate - 125 Ctrl is lower in both media
#percap dens - 125 ctrl in Rich is lower
#percap timesincemin - 125 Treats are higher than Anc in Orig
#pseudo k - no pattern
#pseodu k timesincemin - 125 ctrl is highest
#pseudo k timesincemax - 125 ctrl is higher in Rich

#Note however how some curves have super high sds between
# rep wells

# which.max(gc_sum_isols$first_min_sd)
# which.max(gc_sum_isols$max_percap_gr_rate_sd)
# which.max(gc_sum_isols$pseudo_K_sd)

#After checking out the above cases (and having already
# manually inspected all the curves)
# I'm satisfied that the rare cases where repwells disagree
# strongly are either cases where no algorithm could
# assign differently because of the shape of the curves
# or where the data itself is strangely different
# between the wells

#Summarize isols into pops
gc_sum_isols <- group_by(gc_sum_isols,
                         Proj, Pop, Treat, Media)
gc_sum_pops <- summarize_at(gc_sum_isols,
                              .funs = c(avg = mean, sd = sd),
                            .vars = c(
                              "first_min_avg",
                              "max_percap_gr_rate_avg",
                              "max_percap_gr_dens_avg",
                              "max_percap_gr_timesincemin_avg",
                              "pseudo_K_avg",
                            "pseudo_K_timesincemin_avg"))
gc_sum_pops <- as.data.frame(gc_sum_pops)

#View population-summarized data
if (F) {
  for (var_root in c("first_min_avg", 
                     # "first_min_time_avg", 
                     "max_percap_gr_rate_avg", 
                     # "max_percap_gr_time_avg", 
                     "max_percap_gr_dens_avg", 
                     "max_percap_gr_timesincemin_avg",
                     "pseudo_K_avg", 
                     # "pseudo_K_time_avg", 
                     "pseudo_K_timesincemin_avg" 
                     # "pseudo_K_timesince_maxpercap_avg"
  )) {
    var <- paste(var_root, "_avg", sep = "")
    var_sd <- paste(var_root, "_sd", sep = "")
    print(ggplot(data = gc_sum_pops,
                 aes(x = Treat, y = get(var), group = Pop)) +
            geom_point(position = position_dodge(0.3)) +
            facet_grid(Proj ~ Media, scales = "free_y") +
            ggtitle(var) +
            geom_errorbar(aes(x = Treat, ymin = get(var)-get(var_sd),
                              ymax = get(var)+get(var_sd)),
                          position = position_dodge(0.3),
                          width = 0.2))
  }
}

#Cast measurements in different medias
# into different columns
gc_sum_pops <- as.data.table(gc_sum_pops)
gc_sum_pops_wide <- data.table::dcast(gc_sum_pops,
                           Proj+Pop+Treat ~ Media,
                           value.var = c("first_min_avg_avg", 
                                         "max_percap_gr_rate_avg_avg", 
                                         "max_percap_gr_dens_avg_avg", 
                                         "max_percap_gr_timesincemin_avg_avg", 
                                         "pseudo_K_avg_avg", 
                                         "pseudo_K_timesincemin_avg_avg"))
gc_sum_pops_wide <- as.data.frame(gc_sum_pops_wide)

##Isolate growth curves: Check for normality ----

#Check for univariate normality
if (F) {
  for (var_root in c("first_min_avg_avg_", 
                     "max_percap_gr_rate_avg_avg_",
                     "max_percap_gr_dens_avg_avg_",
                     "max_percap_gr_timesincemin_avg_avg_",
                     "pseudo_K_avg_avg_",
                     "pseudo_K_timesincemin_avg_avg_"
  )) {
    for (media in c("Orig", "Rich")) {
      for (proj in unique(gc_sum_pops_wide$Proj)) {
        var <- paste(var_root, media, sep = "")
        # hist(as.numeric(gc_sum_pops_wide[gc_sum_pops_wide$Proj == proj, var]), 
        #      main = paste(proj, var))
        qqnorm(as.numeric(gc_sum_pops_wide[gc_sum_pops_wide$Proj == proj, var]), 
               main = paste(proj, var))
        qqline(as.numeric(gc_sum_pops_wide[gc_sum_pops_wide$Proj == proj, var]))
      }
    }
  }
}

#Define function to make chi-square quantile plots 
# to test for multivariate normality of data or residuals
# (credit to Jonathan Reuning-Scherer)
CSQPlot<-function(vars,label="Chi-Square Quantile Plot"){
  #usually, vars is xxx$residuals or data from one group and label is for plot
  x<-cov(scale(vars),use="pairwise.complete.obs")
  squares<-sort(diag(as.matrix(scale(vars))%*%solve(x)%*%as.matrix(t(scale(vars)))))
  quantiles<-quantile(squares)
  hspr<-quantiles[4]-quantiles[2]
  cumprob<-c(1:length(vars[,1]))/length(vars[,1])-1/(2*length(vars[,1]))
  degf<-dim(x)[1]
  quants<-qchisq(cumprob,df=degf)
  gval<-(quants**(-1+degf/2))/(exp(quants/2)*gamma(degf/2)*(sqrt(2)**degf))
  scale<-hspr / (qchisq(.75,degf)-qchisq(.25,degf))
  se<-(scale/gval)*sqrt(cumprob*(1-cumprob)/length(squares))
  lower<-quants-2*se
  upper<-quants+2*se
  
  plot(quants,squares,col='red',pch=19,cex=1.2,xlab="Chi-Square Quantiles",
       ylab=label,main=paste("Chi-Square Quantiles for",label),ylim=range(upper,lower, squares) , xlim=range(c(0,quants)))
  lines(c(0,100),c(0,100),col=1)
  lines(quants,upper,col="blue",lty=2,lwd=2)
  lines(quants,lower,col="blue",lty=2,lwd=2)
  legend(0,range(upper,lower)[2]*.9,c("Data","95% Conf Limits"),lty=c(0,2),col=c("red","blue"),lwd=c(2,2),
         pch=c(19,NA))
}

for (proj in unique(gc_sum_pops_wide$Proj)) {
    CSQPlot(gc_sum_pops_wide[gc_sum_pops_wide$Proj == proj, 
                             4:15],
            label = proj)
}

#Note that 125 is nearly multivariate normal
# while 7x is so far from multivariate normal no transformations
# will save it
#Luckily, discriminant analysis is not strongly dependent on
# multivariate normality, as long as we're not planning on using
# it to classify future observations
#But we'll have to use non-parametric methods for
# MANOVA


##Isolate growth curves: Discriminant Analysis ----

#Split out data into two separate projects
gc_sum_pops_wide_7x <- gc_sum_pops_wide[gc_sum_pops_wide$Proj == "7x", ]
gc_sum_pops_wide_125 <- gc_sum_pops_wide[gc_sum_pops_wide$Proj == "125", ]

#Run linear discriminant analysis
cols_to_use <- 6:15
gc_lda_7x <- lda(x = scale(gc_sum_pops_wide_7x[, cols_to_use]),
              grouping = gc_sum_pops_wide_7x$Treat)
gc_lda_125 <- lda(x = scale(gc_sum_pops_wide_125[, cols_to_use]),
                 grouping = gc_sum_pops_wide_125$Treat)

#Add discriminant function scores to gc_sum_pops_wide
# (by matrix multiplying the variables with the scaling matrix provided by lda)
gc_sum_pops_wide_7x <- cbind(gc_sum_pops_wide_7x,
                             scale(gc_sum_pops_wide_7x[, cols_to_use])%*%
                               gc_lda_7x$scaling)
gc_sum_pops_wide_125 <- cbind(gc_sum_pops_wide_125,
                              scale(gc_sum_pops_wide_125[, cols_to_use])%*%
                                gc_lda_125$scaling)

#Plot
ggplot(data = gc_sum_pops_wide_7x,
       aes(x = LD1, y = LD2, color = Treat)) +
  geom_point() +
  ggtitle("7x") +
  theme_bw()
ggplot(data = gc_sum_pops_wide_125,
       aes(x = LD1, y = LD2, color = Treat)) +
  geom_point()  +
  ggtitle("125") +
  theme_bw()

ggplot(data = gc_sum_pops_wide_7x,
       aes(x = Treat, y = LD1)) +
  geom_boxplot() +
  ggtitle("7x")
ggplot(data = gc_sum_pops_wide_125,
       aes(x = Treat, y = LD1)) +
  geom_boxplot() +
  ggtitle("125")

#View loadings
gc_lda_7x
gc_lda_125

#7x
# percap rate Orig - left, down
# percap dens Rich - left, down
# percap time Rich - Right
# pseudo K time Orig - Left
# Global evolved higher percap rate and pseudo K time in Orig
# Control evolved lower percap rate & pseudo K time in Orig
# Local evolved lowest percap rate and pseudo K time in Orig
#125
# 

##Isolate growth curves: MANOVA
